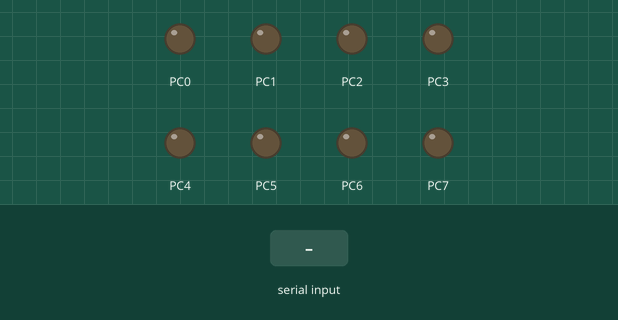
A program run on a simulated ATmega32, built with avr-gcc and emulated at 12 MHz (the files do not name the chip). Shown: output pins drawn as LEDs (lit = HIGH). The test bench sets the inputs (shaded band).

Above: at 1.2 s.
1.3 s: byte 1 (LED_1ON) received over Serial
At 2.5 s:
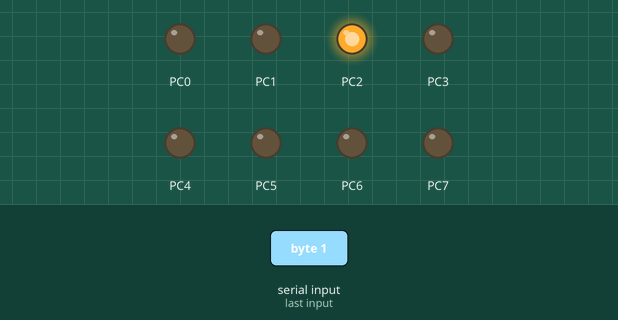
2.8 s: byte 2 (LED_2ON) received over Serial
At 3.7 s:
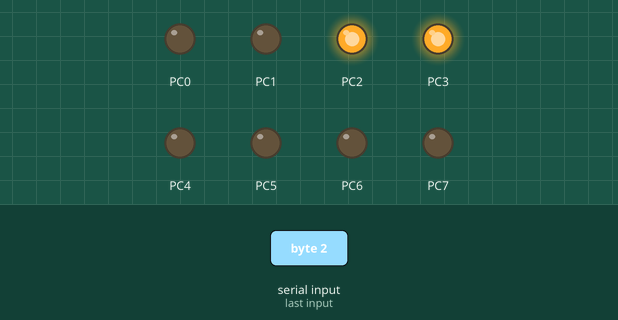
4.3 s: byte 17 (LED_1OFF) received over Serial
At 4.9 s:
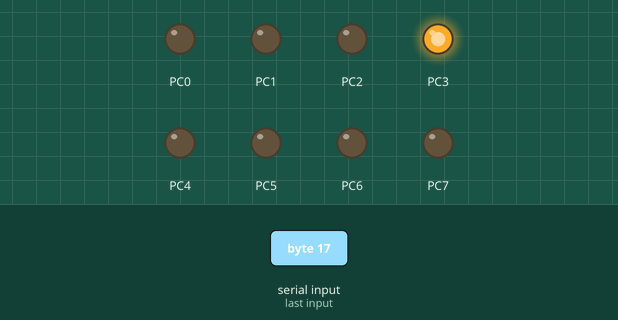
5.8 s: byte 3 (LED_3ON) received over Serial
At 7.0 s:
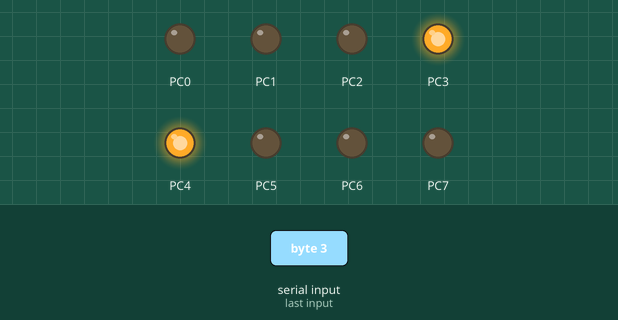
7.3 s: byte 26 (LED_2OFF) received over Serial
At 8.3 s:
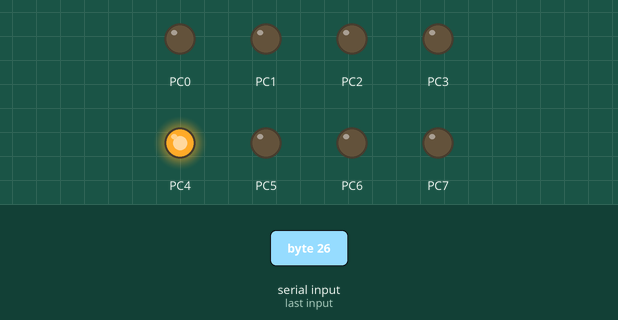
8.8 s: byte 4 (LED_4ON) received over Serial
At 9.5 s:
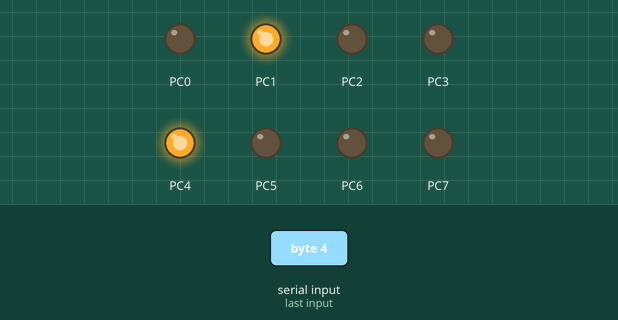
Timing chart, 0 to 11.3 s (numbered marks = the images above; inputs shaded):
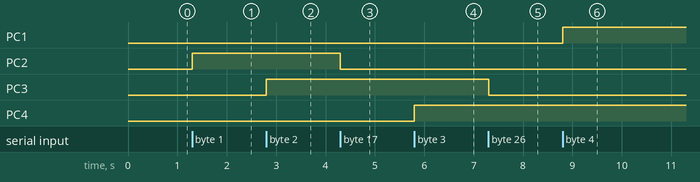

Measured:
- after the input at 1.3 s, PC2: LOW → HIGH at once
- after the input at 2.8 s, PC3: LOW → HIGH at once
- after the input at 4.3 s, PC2: HIGH → LOW at once
- after the input at 5.8 s, PC4: LOW → HIGH at once
- after the input at 7.3 s, PC3: HIGH → LOW at once
- after the input at 8.8 s, PC1: LOW → HIGH at once

The program:

main.c
```c
#define F_CPU 12000000UL         /* 12 MHz crystal clock */

#include <avr/io.h>
#define LED_1ON 0x01
#define LED_1OFF 0x11
#define LED_2ON 0x02
#define LED_2OFF 0x1A
#define LED_3ON 0x03
#define LED_3OFF 0x1B
#define LED_4ON 0x04
#define LED_4OFF 0x1C
/**
 *  Initialize the AVR USART
 *
 *  Uses macro helpers for baud rate calculation from
 *  http://www.nongnu.org/avr-libc/user-manual/group__util__setbaud.html
 *  Make sure define BAUD matches baud rate specified in hello.py
 *
 *  The USART frame is not set because the default 8n1 is what we want.
 */
static void USART_init()
{
    #undef BAUD
    #define BAUD 9600
    #include <util/setbaud.h>

    UBRRH = UBRRH_VALUE;
    UBRRL = UBRRL_VALUE;
    #if USE_2X
    UCSRA |= (1 << U2X);
    #else
    UCSRA &= ~(1 << U2X);
    #endif

    /* enable rx and tx */
    UCSRB = (1<<RXEN) | (1<<TXEN);
}

/**
 *  Get a byte from the USART (rx)
 */
uint8_t USART_get_char()
{
    while(!(UCSRA & (1<<RXC)))
        ;

    return UDR;
}


int main (void)
{
    uint8_t command;

    USART_init();
    DDRC = 0xFF;

    while (1)   /* infinite loop */
    {
        command = USART_get_char();

        if (command == LED_1ON)
        {
           PORTC |= _BV(PC2);
        }
        else if(command == LED_1OFF)
        {
           PORTC &= ~_BV(PC2);
        }
        if(command == LED_2ON)
        {
           PORTC |= _BV(PC3);
        }
        else if(command == LED_2OFF)
        {
           PORTC &= ~_BV(PC3);
        }
        if (command == LED_3ON)
        {
           PORTC |= _BV(PC4);
        }
        else if (command == LED_3OFF)
        {
           PORTC &= ~_BV(PC4);
        }
        if (command == LED_4ON)
        {
           PORTC |= _BV(PC1);
        }
        else if (command == LED_4OFF)
        {
           PORTC &= ~_BV(PC1);
        }


}
return(0);
}
```
